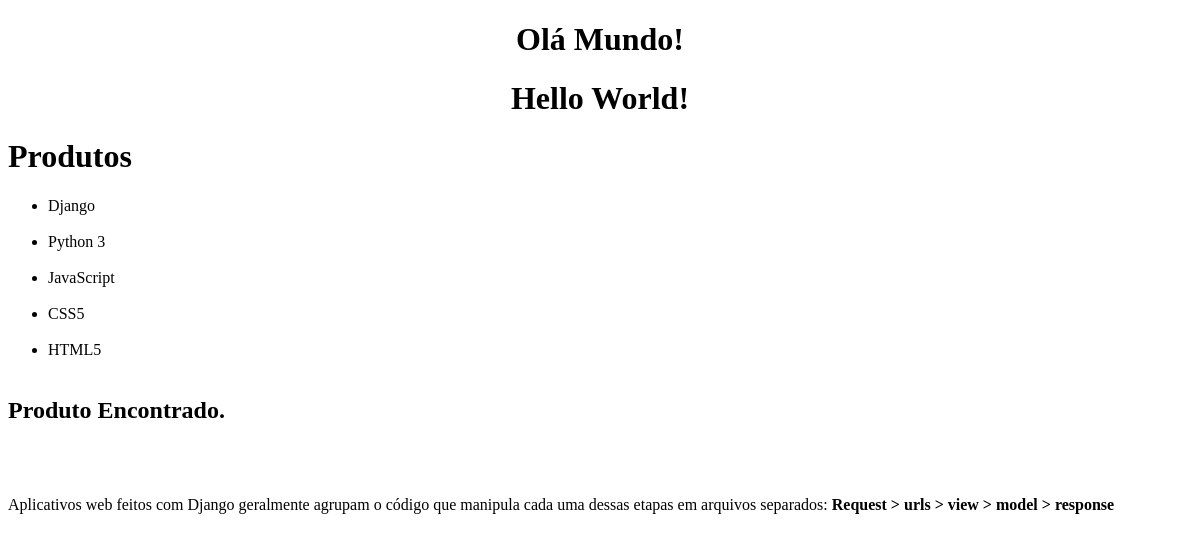
Before: / with the older database file.
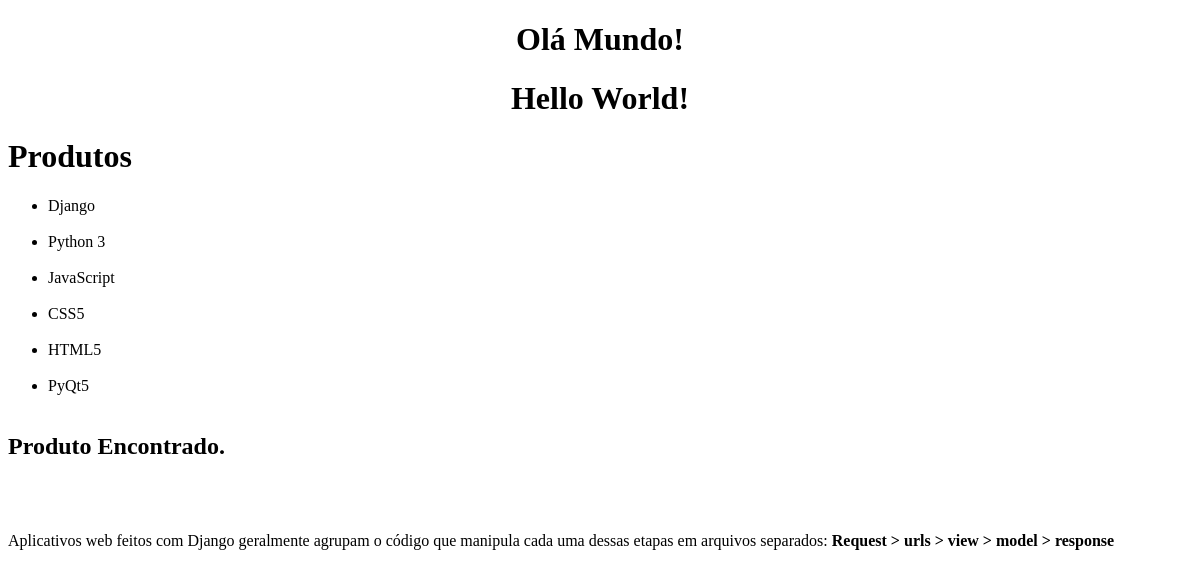
After: the same page with the newer database file.
### produtos/models.py (models this page shows, shortened)
class Produto(models.Model):
    nome = models.CharField(max_length=100)
    preco = models.DecimalField(max_digits=7, decimal_places=2)
    descricao = models.TextField()

### produtos/views.py (the view)
# urls.py: path('', home),
def home(request):
    nome = 'Django MOC'
    produtos = Produto.objects.all()
    return render(request, 'produtos.html', {'produtos': produtos})

### produtos/templates/produtos.html (shortened to what this page needs)
<!doctype html>
<html lang="pt-br">
<head>
</head>
<body>
    <h1 style="text-align: center;">Olá Mundo!</h1>
    <h1 style="text-align: center;">Hello World!</h1>
    <h1>Produtos</h1>
    <ul>
        {% for produto in produtos %}
            <li>{{ produto.nome }}</li>
            <br>
        {% endfor %}
    </ul>
    <h2><strong>Produto Encontrado.</strong></h2>
    <br>
    <br>
    <p>Aplicativos web feitos com Django geralmente
        agrupam o código que manipula cada uma dessas
        etapas em arquivos separados:<strong> Request > urls > view > model > response</strong></p>
</body>
</html>

Changed rows visible on the page:
added Produto: nome "PyQt5"
